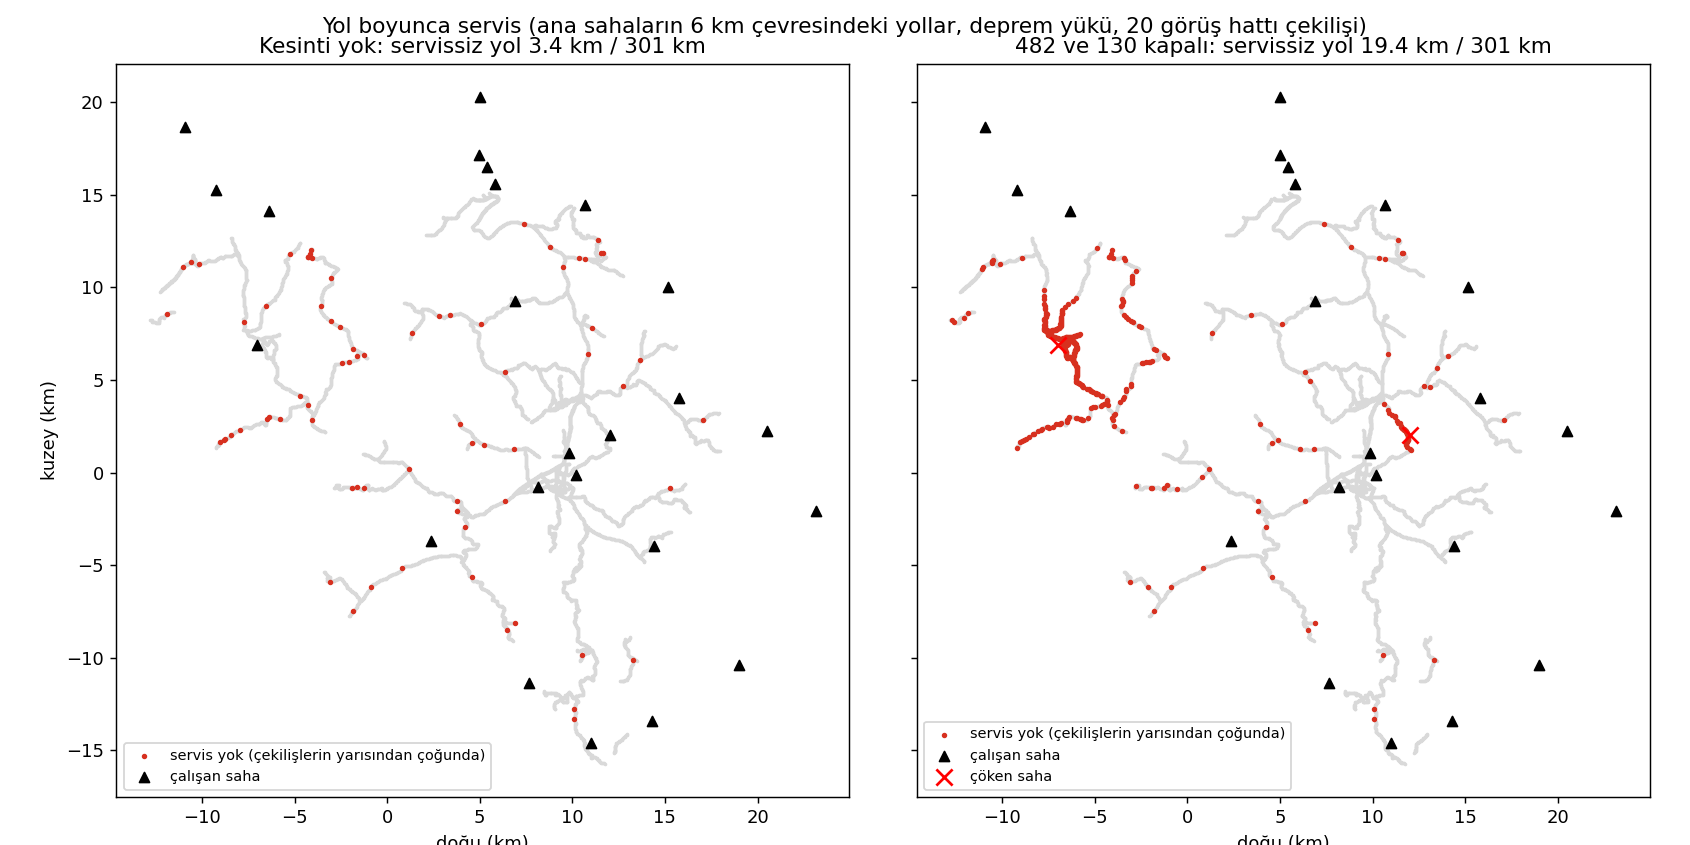

Here is the Python script that generated this plot:
"""Windows: coverage along the real roads (step 2 of PLAN.md), fast model = ns-3 formulas, no mobility.

Rule written before the run:
- Network, antenna draw 42, earthquake users and packet interval exactly as deneyler/33 (plan.json).
  For every scenario K0-K3 and LOS draw, the cell loads come from the earthquake users (solve); the road
  points are test points that add no load.
- Road points every 50 m (yol_noktalari.csv), only those within 6 km of an evaluation site (the area where
  users are placed; outside it edge effects dominate, deneyler/10).
- Distance correction of deneyler/26 for a road point: same formula as for the placed users, with the
  distance to the nearest site of the full 24-site network (as deneyler/33: a user keeps its home-site
  correction when that site is off), clipped to 100-15000 m like the placement.
- Service criteria of deneyler/32 TANIMLAR.md: no service = CQI 0 (SINR < -6.7 dB on the scheduled RBs);
  weak = RSRP < -121.8 dBm.
- 20 LOS draws; reported: road km without service by road class and for the main roads, median and 5-95 %.
- Known limit: the 8 dB link shadow is drawn independently at every point (no spatial correlation). Shares of
  road km are fine; the length of single gaps is not and is not reported from this step.
"""
from pathlib import Path
import json
import sys

import numpy as np
import pandas as pd
import matplotlib
matplotlib.use('Agg')
import matplotlib.pyplot as plt

sys.stdout.reconfigure(encoding='utf-8')
HERE = Path(__file__).resolve().parent
DEN = HERE.parent
sys.path.insert(0, str(DEN/'32_kesinti_hazirligi_2026-11-20'))
import senaryo as sc  # noqa: E402
import hizli_model as hm  # noqa: E402

D33 = DEN/'33_kesinti_ns3_2026-11-20'
STEP_KM = 0.05
DRAWS = 20


def main():
    plan = json.loads((D33/'plan.json').read_text(encoding='utf-8'))
    b = sc.Builder(42, plan['quake'])
    ues = pd.read_csv(D33/'inputs/ues_quake_42.csv')
    nq = len(ues)
    net_q = b.network(ues)
    pk, iv = np.full(nq, 512.0), np.full(nq, plan['udp_interval_ms'])

    p = pd.read_csv(HERE/'inputs/yol_noktalari.csv')
    sx, sy = b.sites.x_m.to_numpy(), b.sites.y_m.to_numpy()
    d = np.hypot(p.x_m.to_numpy()[:, None] - sx[None], p.y_m.to_numpy()[:, None] - sy[None])
    ev = (b.sites.role == 'Evaluation').to_numpy()
    p = p[d[:, ev].min(1) <= 6000].reset_index(drop=True)
    d = np.hypot(p.x_m.to_numpy()[:, None] - sx[None], p.y_m.to_numpy()[:, None] - sy[None])
    p['near_site'] = b.sites.index.to_numpy()[d.argmin(1)]
    dn = np.clip(d.min(1), 100.0, 15000.0)
    p['extra_loss_db'] = b.k0 + b.k1*np.log10(dn)
    p['z_m'] = 1.5
    net_r = b.network(p)
    print('road points', len(p), 'km', round(len(p)*STEP_KM, 1))

    nos = {k: np.zeros((DRAWS, len(p)), bool) for k in plan['scenarios']}
    weak = {k: np.zeros((DRAWS, len(p)), bool) for k in plan['scenarios']}
    for i in range(DRAWS):
        los_q = net_q.draw_los(np.random.default_rng(1000 + i))
        los_r = net_r.draw_los(np.random.default_rng(5000 + i))
        r0 = net_r.rsrp(los_r)
        for k, v in plan['scenarios'].items():
            on = b.cells_on(v['off'])
            load = hm.solve(net_q, los_q, pk, iv, cell_on=on)['load']
            r = np.where(on[None, :], r0, -np.inf)
            srv = np.argmax(r, axis=1)
            _, sched = hm.sinr(r, srv, load)
            _, cqi = hm.mcs_from_sinr_db(sched)
            nos[k][i] = cqi == 0
            weak[k][i] = r[np.arange(len(r)), srv] < sc.REFSENS_RE_DBM

    def q(a):
        return [round(float(np.quantile(a, .05)), 3), round(float(np.median(a)), 3), round(float(np.quantile(a, .95)), 3)]

    groups = {'tüm yollar': np.ones(len(p), bool)}
    for cls in ['trunk', 'primary', 'secondary', 'tertiary']:
        groups[cls] = (p.highway == cls).to_numpy()
    for ref in ['D555', 'D565', 'D240']:
        groups[ref] = (p.ref == ref).to_numpy()
    for s in ['SITE_000482', 'SITE_000130']:
        groups[f'yakın saha {s[-3:]}'] = (p.near_site == s).to_numpy()
    out = {'road_points': int(len(p)), 'road_km': round(len(p)*STEP_KM, 1), 'results': {}}
    for g, m in groups.items():
        if m.sum() == 0:
            continue
        out['results'][g] = {'km': round(float(m.sum()*STEP_KM), 1)}
        for k in plan['scenarios']:
            out['results'][g][k] = {'km_no_service': q(nos[k][:, m].sum(1)*STEP_KM),
                                    'share_no_service': q(nos[k][:, m].mean(1)),
                                    'share_weak': q(weak[k][:, m].mean(1))}
    (HERE/'yol_kapsama.json').write_text(json.dumps(out, indent=1, ensure_ascii=False), encoding='utf-8')
    for g, v in out['results'].items():
        print(g, v['km'], 'km |', ' '.join(f"{k}: {v[k]['km_no_service'][1]:.1f} km ({v[k]['share_no_service'][1]:.1%})" for k in plan['scenarios']))

    # map: share of LOS draws without service at each road point, K0 vs K3
    fig, axs = plt.subplots(1, 2, figsize=(13, 6.5), sharex=True, sharey=True)
    for ax, k, title in [(axs[0], 'K0', 'Kesinti yok'), (axs[1], 'K3', '482 ve 130 kapalı')]:
        f = nos[k].mean(0)
        ax.scatter(p.x_m/1000, p.y_m/1000, c='#d9d9d9', s=1)
        bad = f >= 0.5
        ax.scatter(p.x_m[bad]/1000, p.y_m[bad]/1000, c='#d7301f', s=4, label='servis yok (çekilişlerin yarısından çoğunda)')
        on = b.cells_on(plan['scenarios'][k]['off'])
        st = b.sites.reset_index()
        off_sites = set(plan['scenarios'][k]['off'])
        live = ~st.site.isin(off_sites)
        ax.scatter(st.x_m[live]/1000, st.y_m[live]/1000, marker='^', c='k', s=30, label='çalışan saha')
        if (~live).any():
            ax.scatter(st.x_m[~live]/1000, st.y_m[~live]/1000, marker='x', c='red', s=80, label='çöken saha')
        km = np.median(nos[k].sum(1))*STEP_KM
        ax.set_title(f'{title}: servissiz yol {km:.1f} km / {len(p)*STEP_KM:.0f} km')
        ax.set_aspect('equal')
        ax.set_xlabel('doğu (km)')
        ax.legend(loc='lower left', fontsize=8)
    axs[0].set_ylabel('kuzey (km)')
    fig.suptitle('Yol boyunca servis (ana sahaların 6 km çevresindeki yollar, deprem yükü, 20 görüş hattı çekilişi)')
    fig.tight_layout()
    fig.savefig(HERE/'yol_kapsama.png', dpi=130)


if __name__ == '__main__':
    main()
